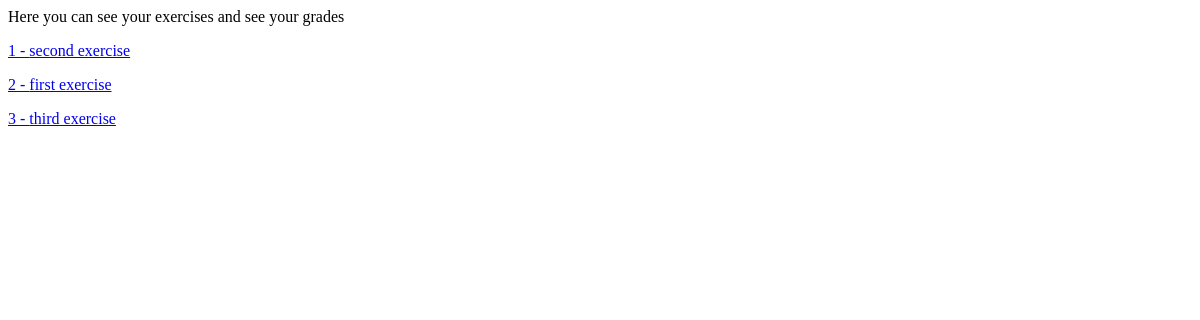
The app's page /exercises/, older data.
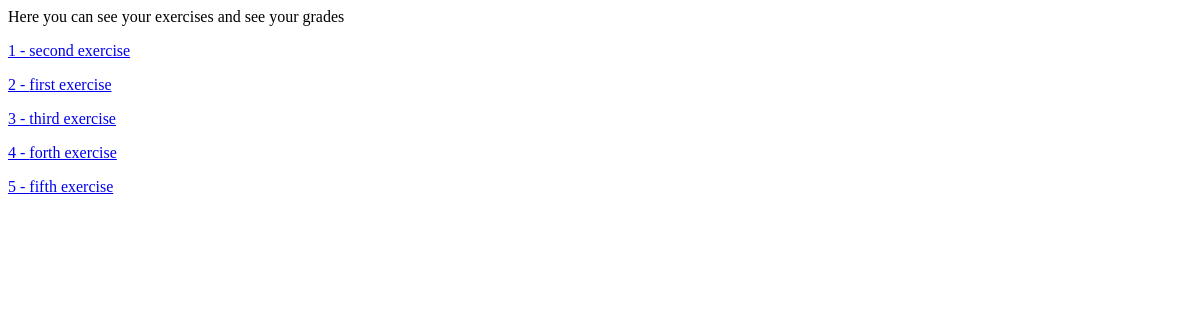
The same page, newer data.
### exercises/models.py (models this page shows, shortened)
class exercise(models.Model):
    exercise_name = models.CharField(max_length=100 , null=True , blank=True)
    grade         = models.DecimalField(max_digits=5 , decimal_places=2 , null=True , blank=True)
    exercise_file = models.FileField(default=None , null=True , blank=True)
    date          = models.DateField(auto_now=True)
    is_uploaded   = models.BooleanField(default=False)

### exercises/views.py (the view)
# urls.py: path('exercises/',stu_exer_view),
def stu_exer_view(request , *args,**kwargs):
    all_exer = exercise.objects.all()
    return render(request,"stexer_temp.html",{"all" : all_exer})

### templates/stexer_temp.html (shortened to what this page needs)
<!DOCTYPE html>
<html lang="en">
<head>
</head>
<body>
Here you can see your exercises and see your grades
{% for obj in all %}
    <p>
        <a href="/student-exercise/{{ obj.id }}">
        {{ obj.id }} - {{ obj.exercise_name }}
        </a>
    </p>
{% endfor %}
</body>
</html>

Row changes from the older to the newer data that the page shows:
added exercise: id "4", exercise_name "forth exercise"
added exercise: id "5", exercise_name "fifth exercise"
